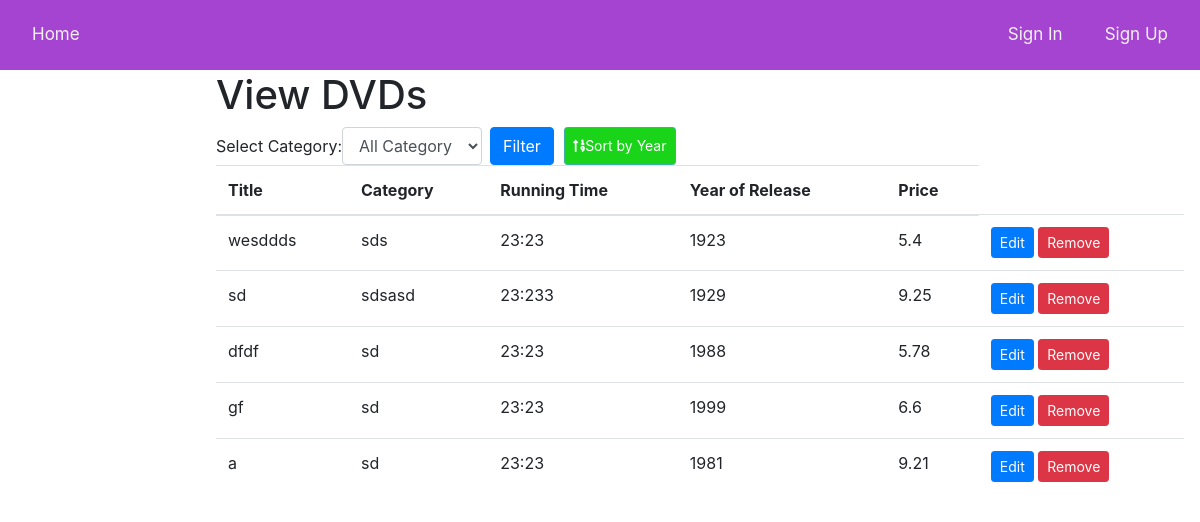
/view-dvds, run on an earlier commit of the app's database.
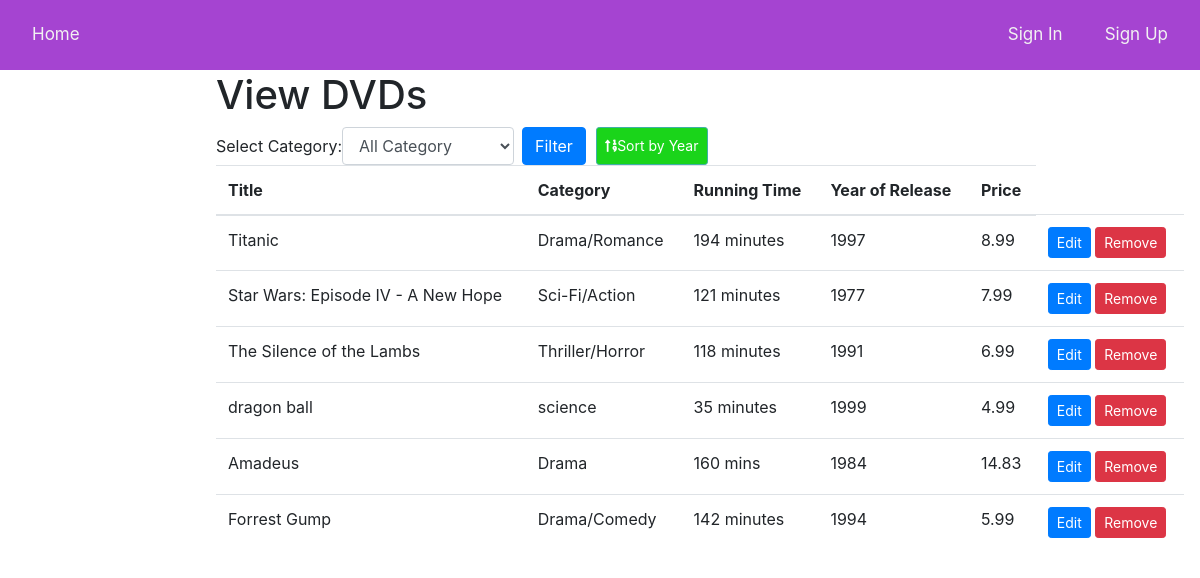
And on a later commit of the database.
### api/models.py (models this page shows)
class DVD(db.Model):
    id = db.Column(db.Integer, primary_key=True)
    title = db.Column(db.String(100), nullable=False)
    category = db.Column(db.String(50), nullable=False)
    running_time = db.Column(db.String(20), nullable=False)
    year = db.Column(db.Integer, nullable=False)
    price = db.Column(db.Float, nullable=False)
    __table_args__ = (
        CheckConstraint('id >= 1'),
        CheckConstraint('id <= 100'),
    )

### api/routes.py (the view, shortened to what this page needs)
@dvd.route('/view-dvds', methods=['GET', 'POST'])
def view_dvds():
    categories = set([dvd.category for dvd in DVD.query.all()])
    dvds = DVD.query.all()
    selected_category = None
    return render_template("view_dvds.html", user=current_user, dvds=dvds, categories=categories, selected_category=selected_category)

### api/templates/view_dvds.html (shortened to what this page needs)
{% extends "base.html" %}
{% block content %}
<link rel="stylesheet" href="https://cdnjs.cloudflare.com/ajax/libs/font-awesome/5.15.3/css/all.min.css">
<div class="viewdvds">
    <h1>View DVDs</h1>
    <form method="POST" class="form-inline">
        <div class="form-group mr-2">
          <label for="category-select">Select Category:  </label>
          <select class="form-control" id="category-select" name="category">
                <option value="" disabled selected hidden>All Category</option>
          </select>
        </div>
        <button type="submit" class="btn btn-primary">Filter</button>
        <button type="submit" name="sort_by_year" class="btn btn-sm btn-outline-dark float-right"><i class="fas fa-sort-numeric-up"></i>Sort by Year</button>
      </form>
    <table class="table">
        <thead>
            <tr>
                <th>Title</th>
                <th>Category</th>
                <th>Running Time</th>
                <th>Year of Release</th>
                <th>Price</th>
            </tr>
        </thead>
        <tbody>
            {% for dvd in dvds %}
                <tr>
                    <td>{{ dvd.title }}</td>
                    <td>{{ dvd.category }}</td>
                    <td>{{ dvd.running_time }}</td>
                    <td>{{ dvd.year }}</td>
                    <td>{{ dvd.price }}</td>
                    <td>
                        <a href="{{ url_for('dvd.edit_dvd', id=dvd.id) }}" class="btn btn-primary btn-sm">Edit</a>
                        <form method="POST" action="{{ url_for('dvd.remove_dvd', id=dvd.id) }}" method="POST" class="d-inline-block">
                          <button type="submit" class="btn btn-danger btn-sm" onclick="return confirm('Are you sure you want to remove this DVD?')">Remove</button>
                        </form>
                      </td>
                </tr>
            {% endfor %}
        </tbody>
    </table>
</div>
{% endblock %}

### api/templates/base.html (shortened to what this page needs)
<!DOCTYPE html>
<html>
<head>
    <link rel="stylesheet" href="https://stackpath.bootstrapcdn.com/bootstrap/4.3.1/css/bootstrap.min.css">
</head>
<body>
    <div class="navbar">
        {% if user.is_authenticated %}
        <a href="/">Home</a>
        <a href="/add-dvd">Top 10 Camping Products on Amazon</a>
        <a href="/add-product">add product</a>
        <a href="/create-post">create post</a>
        <a href="/view-dvds">DVDs list</a>
        <a href="/posts">posts</a>
        <a href="/view-products">Products list</a>
        <div class="right">
        <a href="/logout">Logout</a>
        </div>
        {% else %}
        <a href="/">Home</a>
        <div class="right">
            <a href="/login">Sign In</a>
            <a href="/signup">Sign Up</a>
        </div>
        {% endif %}
    </div>
    <div class="content">
        {% block content %}
        {% endblock %}
    </div>
</body>
</html>

### api/templates/base.html (style rules this page uses)
.navbar { background-color: #a544d1; overflow: hidden; width: 100%; }
.navbar a { float: left; color: #f2f2f2; text-align: center; padding: 14px 16px; text-decoration: none; font-size: 17px; }
.navbar .right { float: right; }
.navbar .right a { margin-left: 10px; }
.content { padding: 1px 16px; height: 1000px; }

### api/templates/view_dvds.html (style rules this page uses)
.viewdvds { margin-left: 200px; }
.btn-outline-dark { margin-left: 10px; height: 38.48px; width: 61.41; color: #ffffff; background-color: rgb(26, 212, 26); border-color: #3fafa6; }

What changed in the data, as far as the page shows it:
removed DVD: title "wesddds", category "sds", running_time "23:23", year "1923", price "5.4"
removed DVD: title "sd", category "sdsasd", running_time "23:233", year "1929", price "9.25"
removed DVD: title "dfdf", category "sd", running_time "23:23", year "1988", price "5.78"
removed DVD: title "a", category "sd", running_time "23:23", year "1981", price "9.21"
added DVD: title "Titanic", category "Drama/Romance", running_time "194 minutes", year "1997", price "8.99"
changed DVD: title "gf" → "Star Wars: Episode IV - A New Hope"; category "sd" → "Sci-Fi/Action"; running_time "23:23" → "121 minutes"; year "1999" → "1977"; price "6.6" → "7.99"
added DVD: title "The Silence of the Lambs", category "Thriller/Horror", running_time "118 minutes", year "1991", price "6.99"
added DVD: title "dragon ball", category "science", running_time "35 minutes", year "1999", price "4.99"
added DVD: title "Amadeus", category "Drama", running_time "160 mins", year "1984", price "14.83"
added DVD: title "Forrest Gump", category "Drama/Comedy", running_time "142 minutes", year "1994", price "5.99"
